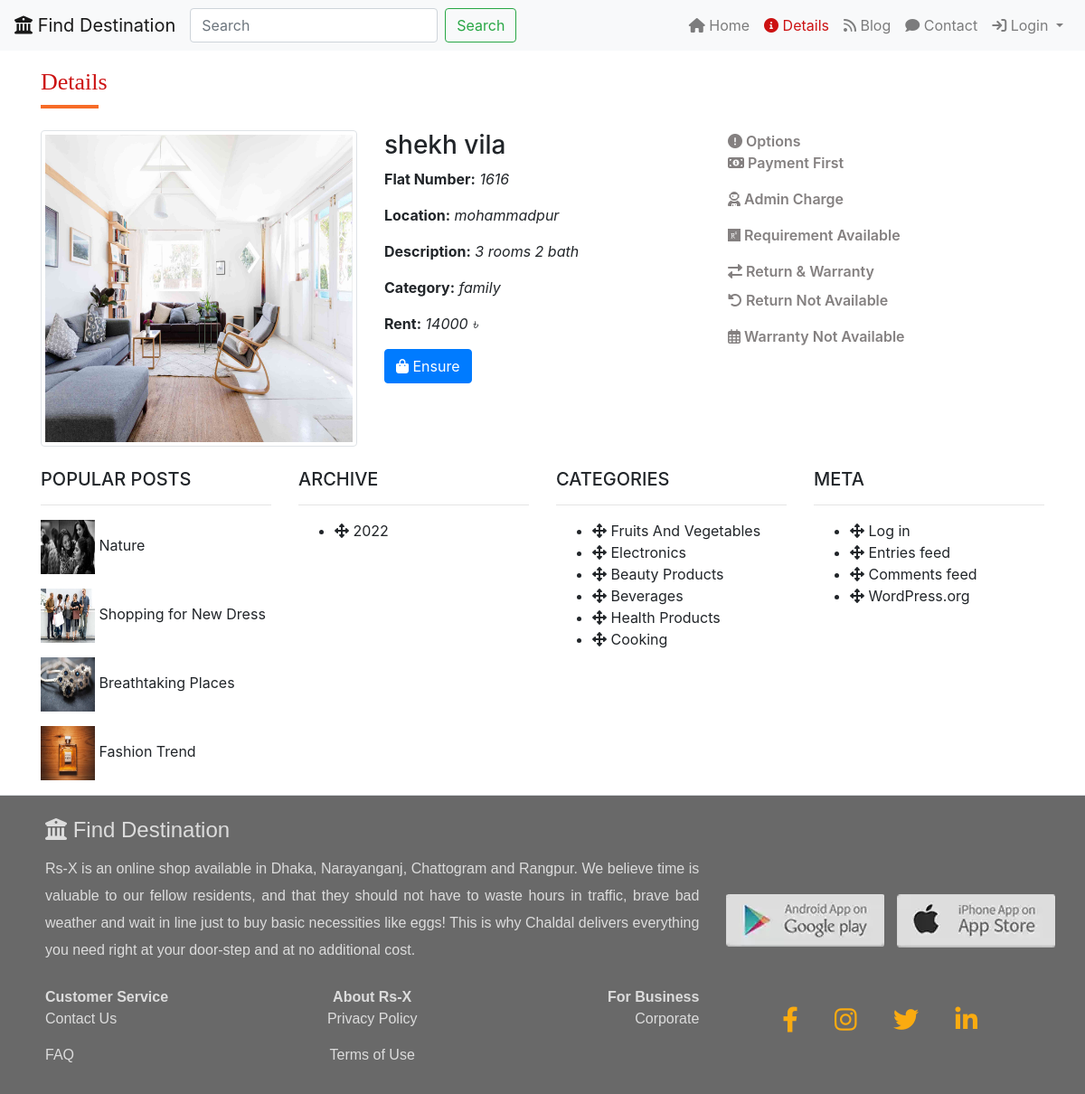
Screenshot of /roomDetails.php?id=38 with the database file from the repository.
### tables this page shows
CREATE TABLE `family` (
  `id` int(11) NOT NULL,
  `flat_category` varchar(255) NOT NULL,
  `email` varchar(255) NOT NULL,
  `appertmentName` varchar(255) NOT NULL,
  `flatNumber` varchar(255) NOT NULL,
  `location` varchar(255) NOT NULL,
  `description` text NOT NULL,
  `rent` int(255) NOT NULL,
  `photo` varchar(255) NOT NULL,
  `submitTime` timestamp NOT NULL DEFAULT current_timestamp()
);

### roomDetails.php (the view, shortened to what this page needs)
<?php
require_once('config.php');
require_once('include/links.php');
if(isset($_REQUEST['id'])){
    $id=$_REQUEST['id'];
}
?>
<link rel="stylesheet" href="css/roomDetails.css"/>
</head>
<body>
<header>
    <nav class="navbar navbar-expand-lg navbar-light bg-light fixed-top">
        <a class="navbar-brand" href="/"><i class="fa-solid fa-building-columns"></i> Find Destination</a>
        <div class="collapse navbar-collapse" id="navbarSupportedContent">
            <form class="form-inline my-2 my-lg-0 mr-auto">
                <input class="form-control mr-sm-2" type="search" placeholder="Search" aria-label="Search">
                <button class="btn btn-outline-success my-2 my-sm-0" type="submit">Search</button>
            </form>
            <ul class="navbar-nav ">
                <li class="nav-item ">
                    <a class="nav-link " href="index.php"><i class="fa-solid fa-house"></i> Home</a>
                </li>
                <li class="nav-item">
                    <a class="nav-link customStyle" href="roomDetails.php"><i class="fa-solid fa-circle-info"></i> Details</a>
                </li>
                <li class="nav-item">
                    <a class="nav-link" href="blog.php"><i class="fa-solid fa-rss"></i> Blog</a>
                </li>
                <li class="nav-item">
                    <a class="nav-link" href="contact.php"><i class="fa-solid fa-comment"></i> Contact</a>
                </li>
                <li class="nav-item dropdown">
                    <a class="nav-link dropdown-toggle" href="#" id="navbarDropdown" role="button" data-toggle="dropdown" aria-haspopup="true" aria-expanded="false">
                        <i class="fa-solid fa-arrow-right-to-bracket"></i> Login
                    </a>
                </li>
            </ul>
        </div>
    </nav>
    <header/>
    <section>
        <div class="container mb-4">
            <h3 class="main-heading animate__animated animate__flipInX">Details</h3>
            <div class="underline"></div>
        </div>
    </section>
    <?php
    $selectQuery="SELECT * FROM `family` WHERE `id`='$id'";
    $runQuery=mysqli_query($connect,$selectQuery);
    $row=mysqli_fetch_assoc($runQuery);
    ?>
    <section class="productDetailsWrapper">
        <div class="productDetails">
            <div class="container">
                <div class="row animate__animated animate__zoomIn">
                    <div class="col-sm-4">
                        <div class="SingleProductImage">
                            <img id="zoom_01" width="350" height="250" class="zoom img-fluid img-thumbnail" src="publisher/family_room_images/<?php echo $row['photo']?>" data-zoom-image="publisher/family_room_images/<?php echo $row['photo']?>"/>
                        </div>
                    </div>
                    <div class="col-sm-4">
                        <div class="singleProductDetails">
                            <h3><?php echo $row['appertmentName']?></h3>
                            <p><b>Flat Number:</b> <i><?php echo $row['flatNumber']?></i></p>
                            <p><b>Location:</b> <i><?php echo $row['location']?></i></p>
                            <p><b>Description:</b> <i><?php echo $row['description']?></i></p>
                            <p><b>Category:</b> <i><?php echo $row['flat_category']?></i></p>
                            <p><b>Rent:</b> <i><?php echo $row['rent']?> ৳</i></p>
                        </div>
                        <div class="buttonWrapper mb-3">
                            <a href="ensure.php?id=<?php echo $row['id']?>"><button class="btn btn-primary "><i class="fas fa-shopping-bag"></i> Ensure</button></a>
                        </div>
                    </div>
                    <div class="col-sm-4">
                        <div class="deliveryOptions">
                            <span class="option"> <i class="fas fa-exclamation-circle"></i> Options</span>
                            <p class="option"><i class="fa-solid fa-money-bill-1"></i> Payment First</p>
                            <p class="option"><i class="fa-solid fa-user-astronaut"></i> Admin Charge<span class="taka"></span></p>
                            <p class="option"><i class="fa-brands fa-researchgate"></i> Requirement Available</p>
                            <span class="option returnsWarranty"><i class="fas fa-exchange-alt"></i> Return & Warranty</span>
                            <p class="option return mt-2"><i class="fas fa-undo-alt"></i> Return Not Available</p>
                            <p class="option"><i class="far fa-calendar-alt"></i> Warranty Not Available</p>
                        </div>
                    </div>
                </div>
            </div>
        </div>
    </section>
    <section class="postMetaWrapper mb-3">
        <div class="container">
            <div class="row animate__animated animate__zoomIn">
                <div class="col-sm-3">
                    <div class="popularPost mt-4 ">
                        <h5>POPULAR POSTS</h5>
                        <hr/>
                        <div class="Post1 ">
                            <span><img width="60" height="60" src="images/post1.jpg"/> Nature</span>
                        </div>
                        <div class="post2 mt-3">
                            <span><img width="60" height="60" src="images/post2.jpg"/> Shopping for New Dress</span>
                        </div>
                        <div class="post3 mt-3">
                            <span><img width="60" height="60" src="images/post3.jpg"/> Breathtaking Places</span>
                        </div>
                        <div class="post4 mt-3">
                            <span><img width="60" height="60" src="images/post4.jpg"/> Fashion Trend</span>
                        </div>
                    </div>
                </div>
                <div class="col-sm-3">
                    <div class="archive mt-4 ">
                        <h5>ARCHIVE</h5>
                        <hr/>
                        <ul>
                            <li><i class="fas fa-arrows-alt"></i> <?php echo date('Y'); ?></li>
                        </ul>
                    </div>
                </div>
                <div class="col-sm-3">
                    <div class="categories mt-4 ">
                        <h5>CATEGORIES</h5>
                        <hr/>
                        <ul>
                            <li><i class="fas fa-arrows-alt"></i> Fruits And Vegetables</li>
                            <li><i class="fas fa-arrows-alt"></i> Electronics</li>
                            <li><i class="fas fa-arrows-alt"></i> Beauty Products</li>
                            <li><i class="fas fa-arrows-alt"></i> Beverages</li>
                            <li><i class="fas fa-arrows-alt"></i> Health Products</li>
                            <li><i class="fas fa-arrows-alt"></i> Cooking</li>
                        </ul>
                    </div>
                </div>
                <div class="col-sm-3">
                    <div class="meta mt-4 ">
                        <h5>META</h5>
                        <hr/>
                        <ul>
                            <li><i class="fas fa-arrows-alt"></i> Log in</li>
                            <li><i class="fas fa-arrows-alt"></i> Entries feed</li>
                            <li><i class="fas fa-arrows-alt"></i> Comments feed</li>
                            <li><i class="fas fa-arrows-alt"></i> WordPress.org</li>
                        </ul>
                    </div>
                </div>
            </div>
        </div>
    </section>
    <?php
    require_once('include/footer.php');
    ?>

### css/roomDetails.css (style rules this page uses)
.customStyle { color:rgb(204, 18, 18) !important; }
.main-heading { color: rgb(204, 18, 18); font-size: 26px; font-family: cursive; margin-top: 75px; }
.underline { height:04px; width:4rem; background-color: #f76c27; margin-top:10px; margin-bottom: 10px; }
.option { font-weight: 600; color: #848080; }

### rows the page displays
family: photo (picture), appertmentName "shekh vila", flatNumber "1616", location "mohammadpur", description "3 rooms 2 bath", flat_category "family", rent "14000"
